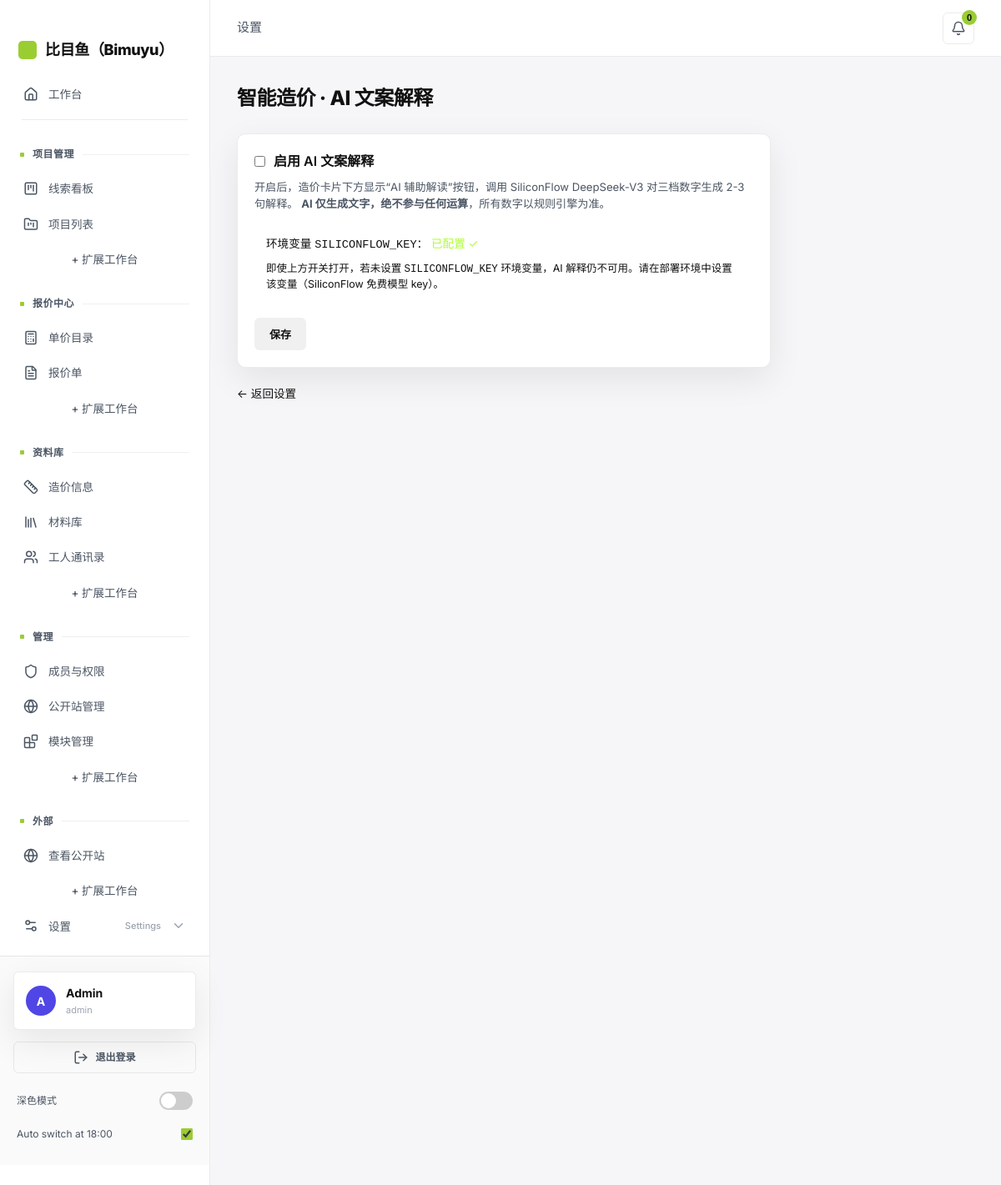
Page /app/settings/ai-cost (signed in) on the committed database.
### tables this page shows
CREATE TABLE collaborators (
  id INTEGER PRIMARY KEY AUTOINCREMENT,
  email TEXT UNIQUE NOT NULL,
  password_hash TEXT NOT NULL,
  display_name TEXT,
  role TEXT DEFAULT 'viewer',
  project_ids TEXT DEFAULT '[]',
  invited_by TEXT,
  invited_at DATETIME,
  expires_at DATETIME,
  last_access_at DATETIME,
  revoked BOOLEAN DEFAULT FALSE,
  token TEXT
, avatar_url TEXT, username TEXT, membership_level TEXT DEFAULT 'standard', login_days INTEGER DEFAULT 0, earnings REAL DEFAULT 0, onboarding_done INTEGER DEFAULT 0);

### app/routers/cost_estimate.py (the view)
@router.get("/app/settings/ai-cost", response_class=HTMLResponse)
async def ai_cost_settings_page(request: Request, user: dict = Depends(require_admin)):
    enabled = get_site_config_value("ai_cost_explanation_enabled", "0") == "1"
    has_key = bool(os.environ.get("SILICONFLOW_KEY"))
    return templates.TemplateResponse(
        "app/settings/ai_cost.html",
        {"request": request, "user": user, "enabled": enabled, "has_key": has_key},
    )

### templates/app/settings/ai_cost.html (shortened to what this page needs)
{% extends "app/base.html" %}
{% block content %}
<div class="app-header"><h1>智能造价 · AI 文案解释</h1></div>
<div class="card" style="max-width:640px">
  <form method="post" action="/app/settings/ai-cost">
    <label style="display:flex;align-items:center;gap:10px;cursor:pointer;font-size:1rem;font-weight:600">
      <input type="checkbox" name="enabled" value="on" {{ 'checked' if enabled else '' }}>
      启用 AI 文案解释
    </label>
    <p style="font-size:.82rem;color:var(--color-text-secondary);margin:10px 0 0">
      开启后，造价卡片下方显示“AI 辅助解读”按钮，调用 SiliconFlow DeepSeek-V3 对三档数字生成 2-3 句解释。
      <strong>AI 仅生成文字，绝不参与任何运算</strong>，所有数字以规则引擎为准。
    </p>
    <div style="margin-top:16px;padding:12px 14px;border-radius:var(--radius-md);background:var(--color-elevated);font-size:.85rem">
      <div>环境变量 <code>SILICONFLOW_KEY</code>：
        {% if has_key %}
          <span style="color:greenyellow">已配置 ✓</span>
        {% else %}
          <span style="color:var(--color-error)">未配置 ✗</span>
        {% endif %}
      </div>
      <p style="font-size:.78rem;color:var(--color-text-tertiary);margin:8px 0 0">
        即使上方开关打开，若未设置 <code>SILICONFLOW_KEY</code> 环境变量，AI 解释仍不可用。请在部署环境中设置该变量（SiliconFlow 免费模型 key）。
      </p>
    </div>
    <button type="submit" class="btn" style="margin-top:18px">保存</button>
  </form>
</div>
<p style="margin-top:14px">
  <a href="/app/settings" style="color:var(--color-accent);font-size:.85rem">← 返回设置</a>
</p>
{% endblock %}

### templates/app/base.html (shortened to what this page needs)
<!DOCTYPE html>
<html lang="zh-CN">
<head>
  <link rel="stylesheet" href="/static/css/style.css">
  <link rel="stylesheet" href="/static/css/halo.css?v=19">
  <link rel="stylesheet" href="/static/css/cockpit.css?v=3">
  <link rel="stylesheet" href="https://cdnjs.cloudflare.com/ajax/libs/cropperjs/1.6.1/cropper.min.css">
</head>
<body>
  <div class="app-layout">
    <aside class="app-sidebar">
      <div class="sidebar-brand">
        <span class="brand-mark" aria-hidden="true"></span>
        <span>比目鱼（Bimuyu）</span>
      </div>
      {% set cur = request.url.path %}
      {% set t = request.query_params.get('tab', '') %}
      {% set extend_base = "https://vsence.com/pricing" %}
      {% set _parts = cur.split('/') %}
      {% set _section = '/' + _parts[1] + ('/' + _parts[2] if _parts|length > 2 and _parts[2] != '' else '') %}
      {% set _title_map = {
        '/app': '工作台',
        '/app/dashboard': '工作台',
        '/dashboard': '工作台',
        '/app/pipeline': '线索看板',
        '/app/projects': '项目列表',
        '/app/quotes': '报价单',
        '/app/catalog': '单价目录',
        '/app/calculator': '造价信息',
        '/app/library': '材料库',
        '/app/workers': '工人通讯录',
        '/app/settings': '设置',
        '/app/modules': '模块管理',
        '/app/notifications': '消息中心',
        '/app/tasks': '待办'
      } %}
      {% set section_title = _title_map.get(_section, '工作台') %}
      <nav data-onb="nav">
        <ul class="app-nav">
          <li>
            <a href="/dashboard" class="nav-dash{% if cur == '/dashboard' or cur == '/app/dashboard' or cur == '/app/' %} active{% endif %}">
              <i data-lucide="home"></i>
              工作台
            </a>
          </li>
          <li class="nav-divider"></li>
          <li class="nav-section"><span class="nav-section__zh">项目管理</span></li>
          <li><a href="/app/pipeline" {% if cur == '/app/pipeline' %}class="active"{% endif %}><i data-lucide="kanban-square"></i>线索看板</a></li>
          <li><a href="/app/projects" {% if cur == '/app/projects' %}class="active"{% endif %}><i data-lucide="folder-kanban"></i>项目列表</a></li>
          <li><a class="nav-extend" href="{{ extend_base }}?from=projects" target="_blank" rel="noopener">+ 扩展工作台</a></li>
          <li class="nav-section"><span class="nav-section__zh">报价中心</span></li>
          <li><a href="/app/catalog" {% if cur == '/app/catalog' %}class="active"{% endif %}><i data-lucide="calculator"></i>单价目录</a></li>
          <li><a href="/app/quotes" {% if cur == '/app/quotes' %}class="active"{% endif %}><i data-lucide="file-text"></i>报价单</a></li>
          <li><a class="nav-extend" href="{{ extend_base }}?from=quotes" target="_blank" rel="noopener">+ 扩展工作台</a></li>
          <li class="nav-section"><span class="nav-section__zh">资料库</span></li>
          <li><a href="/app/calculator" {% if cur == '/app/calculator' %}class="active"{% endif %}><i data-lucide="ruler"></i>造价信息</a></li>
          <li><a href="/app/library" {% if cur == '/app/library' %}class="active"{% endif %}><i data-lucide="library"></i>材料库</a></li>
          <li><a href="/app/workers" {% if cur == '/app/workers' %}class="active"{% endif %}><i data-lucide="users"></i>工人通讯录</a></li>
          <li><a class="nav-extend" href="{{ extend_base }}?from=library" target="_blank" rel="noopener">+ 扩展工作台</a></li>
          {% if user and user.role == 'admin' %}
          <li class="nav-section"><span class="nav-section__zh">管理</span></li>
          <li><a href="/app/settings?tab=members" {% if cur == '/app/settings' and t == 'members' %}class="active"{% endif %}><i data-lucide="shield"></i>成员与权限</a></li>
          <li><a href="/app/settings?tab=public" {% if cur == '/app/settings' and t == 'public' %}class="active"{% endif %}><i data-lucide="globe"></i>公开站管理</a></li>
          <li><a href="/app/modules" {% if cur == '/app/modules' %}class="active"{% endif %}><i data-lucide="blocks"></i>模块管理</a></li>
          <li><a class="nav-extend" href="{{ extend_base }}?from=manage" target="_blank" rel="noopener">+ 扩展工作台</a></li>
          {% endif %}
          <li class="nav-section"><span class="nav-section__zh">外部</span></li>
          <li data-onb="public"><a href="/" target="_blank"><i data-lucide="globe"></i>查看公开站</a></li>
          <li><a class="nav-extend" href="{{ extend_base }}?from=external" target="_blank" rel="noopener">+ 扩展工作台</a></li>
          {% if user and user.role == 'admin' %}
          <li class="nav-dropdown {% if cur == '/app/settings' %}open{% endif %}" data-onb="settings">
            <button type="button" class="nav-dropdown__toggle" aria-haspopup="true" aria-expanded="{% if cur == '/app/settings' %}true{% else %}false{% endif %}" onclick="var d=this.parentElement;d.classList.toggle('open');this.setAttribute('aria-expanded',d.classList.contains('open'))">
              <span class="nav-dropdown__main"><i data-lucide="settings-2"></i><span class="nav-dropdown__zh">设置</span></span><span class="nav-dropdown__en">Settings</span>
              <i data-lucide="chevron-down" class="nav-dropdown__chevron"></i>
            </button>
          </li>
          {% endif %}
        </ul>
      </nav>
      <div class="sidebar-footer">
          <div class="sidebar-user" id="sidebarUser" data-onb="account"
               onclick="location.href='/app/account'" title="查看账户与权益">
            {% if user.avatar_url %}
            <img class="user-avatar" src="{{ user.avatar_url }}" alt="">
            {% else %}
            <span class="user-avatar" aria-hidden="true">{{ (user.display_name or user.username or user.email)[0:1] | upper }}</span>
            {% endif %}
            <div class="user-info">
              <span class="user-name">{{ user.display_name or user.username or user.email }}</span>
              <span class="user-role">{{ (user.role or 'member') | lower }}</span>
            </div>
          </div>
          <a href="/app/logout" class="sidebar-logout">
            <i data-lucide="log-out"></i>
            <span>退出登录</span>
          </a>
        <div class="theme-switch-row">
          <span class="theme-switch-label">深色模式</span>
          <label class="switch switch--small" title="Toggle dark / light theme">
            <span class="slider"></span>
          </label>
        </div>
        <label class="auto-toggle-row" title="Automatically switch to dark mode after 18:00">
          <span class="auto-label">Auto switch at 18:00</span>
          <input type="checkbox" id="autoToggle" onchange="toggleAuto()">
        </label>
      </div>
    </aside>
    <main class="app-main">
      <header class="app-topbar" data-onb="top">
        <div class="topbar-left">
          <span class="topbar-section">{{ section_title }}</span>
        </div>
        <div class="topbar-right">
          <div class="topbar-bell" id="bellWrap">
            <button type="button" class="topbar-bell__btn" id="bellBtn"
                    aria-label="消息中心" aria-haspopup="true" aria-expanded="false">
              <i data-lucide="bell"></i>
              <span class="topbar-bell__badge" id="bellBadge" hidden>0</span>
            </button>
          </div>
        </div>
      </header>
      <div class="content">
        {% block content %}{% endblock %}
      </div>
    </main>
  </div>
</body>
</html>

### static/css/style.css (style rules this page uses)
:root { --bg: #f7f4ee; --surface: #ffffff; --text: #1c201d; --muted: #6a645d; --accent: #63615A; --accent-rgb: 99, 97, 90; --accent-signature: #c8ff00; --case-accent: #c8ff00; --accent-light: #ece9e3; --border: #e3ddd2; --radius: 14px; --radius-lg: 24px; --shadow: 0 10px 30px rgba(var(--accent-rgb), 0.08); --shadow-card: 0 8px 24px rgba(0, 0, 0, .06); --shadow-card-hover: 0 12px 30px rgba(26, 22, 20, .12); --cases-grid-cols: 2; --cases-grid-gap: 20px; --cases-grid-mt: 30px; --lift: -6px; --ease-out: cubic-bezier(.23, 1, .32, 1); --font: "Prompt", "Noto Sans SC", "PingFang SC", -apple-system, BlinkMacSystemFont, "Segoe UI", sans-serif; --font-display: "Prompt", "Noto Sans SC", sans-serif; }
* { box-sizing: border-box; margin: 0; padding: 0; }
body { font-family: var(--font); background: var(--bg); color: var(--text); line-height: 1.6; min-height: 100vh; }
a { color: var(--accent); text-decoration: none; }
.btn, .btn-primary { display: inline-block; padding: 12px 28px; background: transparent; color: var(--accent) !important; border: 1px solid var(--accent); border-radius: 100px; font-size: .9rem; font-weight: 500; cursor: pointer; text-decoration: none !important; transition: background-color .3s ease, color .3s ease, border-color .3s ease; }
.app-layout { display: flex; min-height: 100vh; }
.app-sidebar { width: 220px; background: var(--accent); color: #fff; padding: 24px 0; flex-shrink: 0; }
.app-nav { list-style: none; }
.app-nav a { display: block; padding: 10px 20px; color: rgba(255,255,255,.75); font-size: .875rem; text-decoration: none; }
.app-main { flex: 1; padding: 32px; overflow-x: auto; }
.app-header { display: flex; justify-content: space-between; align-items: center; margin-bottom: 28px; }
.app-header h1 { font-size: 1.5rem; font-weight: 600; }
.card { background: var(--surface); border: 1px solid var(--border); border-radius: var(--radius); padding: 20px; margin-bottom: 20px; }

### static/css/cockpit.css (style rules this page uses)
.app-nav li.nav-divider { height: 1px; margin: 10px 12px; background: var(--border); }

### rows in the picture
collaborators: display_name "A", display_name "Admin", role "admin"

### other values in the picture
{{ section_title }} "设置"
